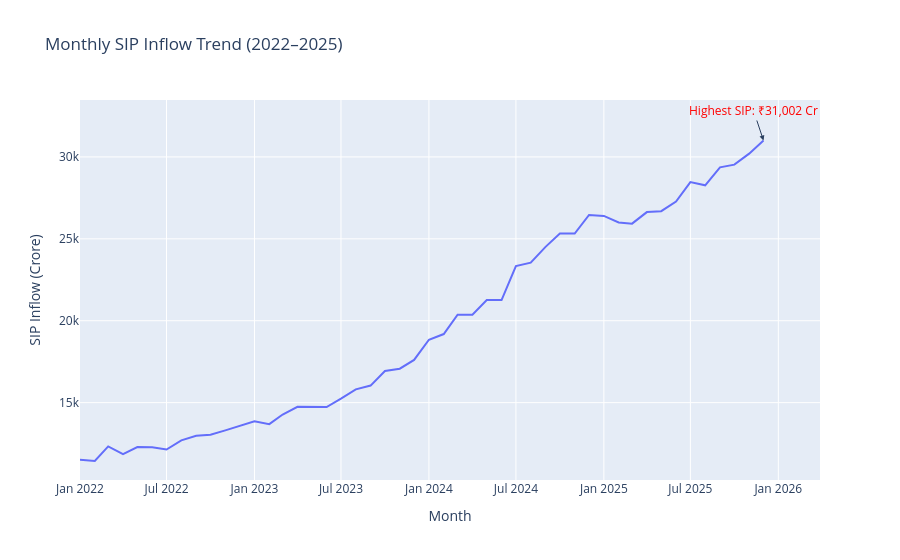

The notebook cell this image was saved under:
### Code cell
# Find the month with the highest SIP inflow
highest_sip = sip.loc[sip["sip_inflow_crore"].idxmax()]

# line chart
fig = px.line(
    sip,
    x="month",
    y="sip_inflow_crore",
    title="Monthly SIP Inflow Trend (2022–2025)",
    labels={
        "month": "Month",
        "sip_inflow_crore": "SIP Inflow (Crore)"
    }
)

# Highlight the highest SIP inflow
fig.add_annotation(
    x=highest_sip["month"].to_pydatetime(),
    y=highest_sip["sip_inflow_crore"],
    text="Highest SIP: ₹31,002 Cr",
    showarrow=True,
    arrowhead=2,
    font=dict(color="red")
)
# Save 
fig.write_image("../charts/sip/sip_inflow_trend.png")
fig.show()

### Figure 1 — Plotly figure (JSON) as saved in the notebook; plotly's stock layout.template omitted (floating-point values rounded to 4 significant figures)
{"data": [{"hovertemplate": "Month=%{x}<br>SIP Inflow (Crore)=%{y}<extra></extra>", "legendgroup": "", "line": {"color": "#636efa", "dash": "solid"}, "marker": {"symbol": "circle"}, "mode": "lines", "name": "", "orientation": "v", "showlegend": false, "type": "scatter", "x": ["2022-01-01T00:00:00", "2022-02-01T00:00:00", "2022-03-01T00:00:00", "2022-04-01T00:00:00", "2022-05-01T00:00:00", "2022-06-01T00:00:00", "2022-07-01T00:00:00", "2022-08-01T00:00:00", "2022-09-01T00:00:00", "2022-10-01T00:00:00", "2022-11-01T00:00:00", "2022-12-01T00:00:00", "2023-01-01T00:00:00", "2023-02-01T00:00:00", "2023-03-01T00:00:00", "2023-04-01T00:00:00", "2023-05-01T00:00:00", "2023-06-01T00:00:00", "2023-07-01T00:00:00", "2023-08-01T00:00:00", "2023-09-01T00:00:00", "2023-10-01T00:00:00", "2023-11-01T00:00:00", "2023-12-01T00:00:00", "2024-01-01T00:00:00", "2024-02-01T00:00:00", "2024-03-01T00:00:00", "2024-04-01T00:00:00", "2024-05-01T00:00:00", "2024-06-01T00:00:00", "2024-07-01T00:00:00", "2024-08-01T00:00:00", "2024-09-01T00:00:00", "2024-10-01T00:00:00", "2024-11-01T00:00:00", "2024-12-01T00:00:00", "2025-01-01T00:00:00", "2025-02-01T00:00:00", "2025-03-01T00:00:00", "2025-04-01T00:00:00", "2025-05-01T00:00:00", "2025-06-01T00:00:00", "2025-07-01T00:00:00", "2025-08-01T00:00:00", "2025-09-01T00:00:00", "2025-10-01T00:00:00", "2025-11-01T00:00:00", "2025-12-01T00:00:00"], "xaxis": "x", "y": [11517, 11438, 12328, 11863, 12286, 12276, 12140, 12694, 12976, 13040, 13306, 13573, 13856, 13687, 14276, 14749, 14749, 14734, 15245, 15814, 16042, 16928, 17073, 17610, 18838, 19187, 20371, 20371, 21262, 21262, 23332, 23547, 24509, 25323, 25320, 26459, 26400, 25999, 25926, 26632, 26688, 27274, 28464, 28265, 29361, 29529, 30200, 31002], "yaxis": "y"}], "layout": {"annotations": [{"arrowhead": 2, "font": {"color": "red"}, "showarrow": true, "text": "Highest SIP: ₹31,002 Cr", "x": "2025-12-01T00:00:00", "y": 31002}], "legend": {"tracegroupgap": 0}, "title": {"text": "Monthly SIP Inflow Trend (2022–2025)"}, "xaxis": {"anchor": "y", "domain": [0, 1], "title": {"text": "Month"}}, "yaxis": {"anchor": "x", "domain": [0, 1], "title": {"text": "SIP Inflow (Crore)"}}}}
